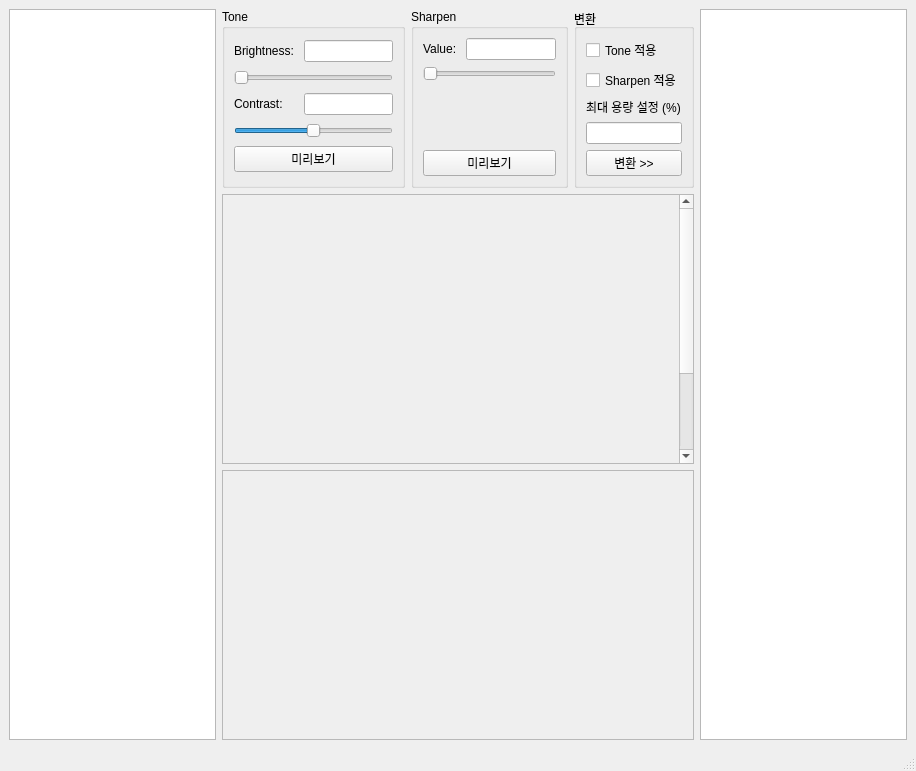
<?xml version="1.0" encoding="UTF-8"?>
<ui version="4.0">
 <class>MainWindow</class>
 <widget class="QMainWindow" name="MainWindow">
  <property name="geometry">
   <rect>
    <x>0</x>
    <y>0</y>
    <width>916</width>
    <height>771</height>
   </rect>
  </property>
  <property name="windowTitle">
   <string>Sharpening Images</string>
  </property>
  <widget class="QWidget" name="centralwidget">
   <layout class="QHBoxLayout" name="horizontalLayout" stretch="0,0,0">
    <item>
     <layout class="QVBoxLayout" name="verticalLayout">
      <item>
       <widget class="QTreeView" name="treeView"/>
      </item>
     </layout>
    </item>
    <item>
     <layout class="QVBoxLayout" name="verticalLayout_3" stretch="0,1,1">
      <item>
       <layout class="QHBoxLayout" name="horizontalLayout_3">
        <property name="leftMargin">
         <number>0</number>
        </property>
        <property name="topMargin">
         <number>0</number>
        </property>
        <item>
         <widget class="QGroupBox" name="groupBox">
          <property name="title">
           <string>Tone</string>
          </property>
          <layout class="QGridLayout" name="gridLayout">
           <item row="3" column="1">
            <widget class="QLineEdit" name="editContrast"/>
           </item>
           <item row="0" column="0">
            <widget class="QLabel" name="label">
             <property name="text">
              <string>&lt;html&gt;&lt;head/&gt;&lt;body&gt;&lt;p&gt;Brightness: &lt;/p&gt;&lt;/body&gt;&lt;/html&gt;</string>
             </property>
            </widget>
           </item>
           <item row="6" column="0" colspan="2">
            <widget class="QPushButton" name="pbTone">
             <property name="text">
              <string>미리보기</string>
             </property>
            </widget>
           </item>
           <item row="5" column="0" colspan="2">
            <widget class="QSlider" name="sliderContrast">
             <property name="minimum">
              <number>-127</number>
             </property>
             <property name="maximum">
              <number>127</number>
             </property>
             <property name="orientation">
              <enum>Qt::Horizontal</enum>
             </property>
            </widget>
           </item>
           <item row="2" column="0" colspan="2">
            <widget class="QSlider" name="slideBrightness">
             <property name="maximum">
              <number>100</number>
             </property>
             <property name="orientation">
              <enum>Qt::Horizontal</enum>
             </property>
            </widget>
           </item>
           <item row="3" column="0">
            <widget class="QLabel" name="label_2">
             <property name="text">
              <string>Contrast: </string>
             </property>
            </widget>
           </item>
           <item row="0" column="1">
            <widget class="QLineEdit" name="editBrightness"/>
           </item>
          </layout>
         </widget>
        </item>
        <item>
         <widget class="QGroupBox" name="groupBox_2">
          <property name="title">
           <string>Sharpen</string>
          </property>
          <layout class="QGridLayout" name="gridLayout_2">
           <item row="0" column="0">
            <widget class="QLabel" name="label_3">
             <property name="text">
              <string>Value: </string>
             </property>
            </widget>
           </item>
           <item row="1" column="0" colspan="2">
            <widget class="QSlider" name="sliderSharpen">
             <property name="maximum">
              <number>10</number>
             </property>
             <property name="orientation">
              <enum>Qt::Horizontal</enum>
             </property>
            </widget>
           </item>
           <item row="3" column="0" colspan="2">
            <widget class="QPushButton" name="pbSharpen">
             <property name="text">
              <string>미리보기</string>
             </property>
            </widget>
           </item>
           <item row="0" column="1">
            <widget class="QLineEdit" name="editSharpen"/>
           </item>
           <item row="2" column="0">
            <spacer name="verticalSpacer">
             <property name="orientation">
              <enum>Qt::Vertical</enum>
             </property>
             <property name="sizeHint" stdset="0">
              <size>
               <width>20</width>
               <height>40</height>
              </size>
             </property>
            </spacer>
           </item>
          </layout>
         </widget>
        </item>
        <item>
         <widget class="QGroupBox" name="groupBox_3">
          <property name="title">
           <string>변환</string>
          </property>
          <layout class="QVBoxLayout" name="verticalLayout_4">
           <item>
            <widget class="QCheckBox" name="cbTone">
             <property name="text">
              <string>Tone 적용</string>
             </property>
            </widget>
           </item>
           <item>
            <widget class="QCheckBox" name="cbSharpen">
             <property name="text">
              <string>Sharpen 적용</string>
             </property>
            </widget>
           </item>
           <item>
            <widget class="QLabel" name="label_4">
             <property name="text">
              <string>최대 용량 설정 (%)</string>
             </property>
            </widget>
           </item>
           <item>
            <widget class="QLineEdit" name="editMax"/>
           </item>
           <item>
            <widget class="QPushButton" name="pushButton">
             <property name="text">
              <string>변환 &gt;&gt;</string>
             </property>
            </widget>
           </item>
          </layout>
         </widget>
        </item>
       </layout>
      </item>
      <item>
       <widget class="QScrollArea" name="scrollArea">
        <property name="widgetResizable">
         <bool>false</bool>
        </property>
        <widget class="QWidget" name="scrollAreaWidgetContents">
         <property name="geometry">
          <rect>
           <x>0</x>
           <y>0</y>
           <width>292</width>
           <height>390</height>
          </rect>
         </property>
         <layout class="QHBoxLayout" name="horizontalLayout_2">
          <item>
           <widget class="QLabel" name="imageLabel">
            <property name="sizePolicy">
             <sizepolicy hsizetype="Preferred" vsizetype="Preferred">
              <horstretch>0</horstretch>
              <verstretch>0</verstretch>
             </sizepolicy>
            </property>
            <property name="text">
             <string/>
            </property>
            <property name="scaledContents">
             <bool>false</bool>
            </property>
           </widget>
          </item>
         </layout>
        </widget>
       </widget>
      </item>
      <item>
       <widget class="QScrollArea" name="scrollArea1">
        <property name="widgetResizable">
         <bool>true</bool>
        </property>
        <widget class="QWidget" name="scrollAreaWidgetContents_2">
         <property name="geometry">
          <rect>
           <x>0</x>
           <y>0</y>
           <width>512</width>
           <height>259</height>
          </rect>
         </property>
         <layout class="QHBoxLayout" name="horizontalLayout_4">
          <item>
           <widget class="QLabel" name="imageLabel1">
            <property name="text">
             <string/>
            </property>
           </widget>
          </item>
         </layout>
        </widget>
       </widget>
      </item>
     </layout>
    </item>
    <item>
     <layout class="QVBoxLayout" name="verticalLayout_2">
      <item>
       <widget class="QTreeView" name="treeView_2"/>
      </item>
     </layout>
    </item>
   </layout>
  </widget>
  <widget class="QMenuBar" name="menubar">
   <property name="geometry">
    <rect>
     <x>0</x>
     <y>0</y>
     <width>916</width>
     <height>22</height>
    </rect>
   </property>
  </widget>
  <widget class="QStatusBar" name="statusbar"/>
 </widget>
 <resources/>
 <connections/>
</ui>
